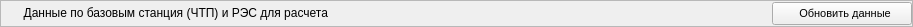
        <widget class="QFrame" name="Panel_Header">
         <property name="minimumSize">
          <size>
           <width>0</width>
           <height>27</height>
          </size>
         </property>
         <property name="maximumSize">
          <size>
           <width>16777215</width>
           <height>23</height>
          </size>
         </property>
         <property name="frameShape">
          <enum>QFrame::StyledPanel</enum>
         </property>
         <property name="frameShadow">
          <enum>QFrame::Raised</enum>
         </property>
         <layout class="QHBoxLayout" name="horizontalLayout_3">
          <property name="spacing">
           <number>0</number>
          </property>
          <property name="leftMargin">
           <number>0</number>
          </property>
          <property name="topMargin">
           <number>0</number>
          </property>
          <property name="rightMargin">
           <number>0</number>
          </property>
          <property name="bottomMargin">
           <number>0</number>
          </property>
          <item>
           <widget class="QLabel" name="Image_GSM1800ARM2Header">
            <property name="minimumSize">
             <size>
              <width>16</width>
              <height>16</height>
             </size>
            </property>
            <property name="maximumSize">
             <size>
              <width>16</width>
              <height>16</height>
             </size>
            </property>
            <property name="text">
             <string/>
            </property>
            <property name="pixmap">
             <pixmap resource="resource.qrc">:/icons/Icons/ARM№2.ico</pixmap>
            </property>
           </widget>
          </item>
          <item>
           <widget class="QLabel" name="Label_GSM1800ARM2Header">
            <property name="minimumSize">
             <size>
              <width>345</width>
              <height>16</height>
             </size>
            </property>
            <property name="maximumSize">
             <size>
              <width>325</width>
              <height>16</height>
             </size>
            </property>
            <property name="text">
             <string>  Данные по базовым станция (ЧТП) и РЭС для расчета</string>
            </property>
           </widget>
          </item>
          <item>
           <widget class="QLabel" name="Label_Naimenovanie">
            <property name="minimumSize">
             <size>
              <width>410</width>
              <height>16</height>
             </size>
            </property>
            <property name="maximumSize">
             <size>
              <width>16777215</width>
              <height>16</height>
             </size>
            </property>
            <property name="mouseTracking">
             <bool>true</bool>
            </property>
            <property name="textInteractionFlags">
             <set>Qt::LinksAccessibleByMouse</set>
            </property>
           </widget>
          </item>
          <item>
           <widget class="QPushButton" name="Button_RefreshAll">
            <property name="minimumSize">
             <size>
              <width>140</width>
              <height>23</height>
             </size>
            </property>
            <property name="maximumSize">
             <size>
              <width>140</width>
              <height>23</height>
             </size>
            </property>
            <property name="font">
             <font>
              <pointsize>8</pointsize>
             </font>
            </property>
            <property name="text">
             <string>  Обновить данные</string>
            </property>
            <property name="icon">
             <iconset resource="resource.qrc">
              <normaloff>:/icons/Icons/ButtonIcons/DataBase Refresh.ico</normaloff>:/icons/Icons/ButtonIcons/DataBase Refresh.ico</iconset>
            </property>
           </widget>
          </item>
         </layout>
        </widget>
